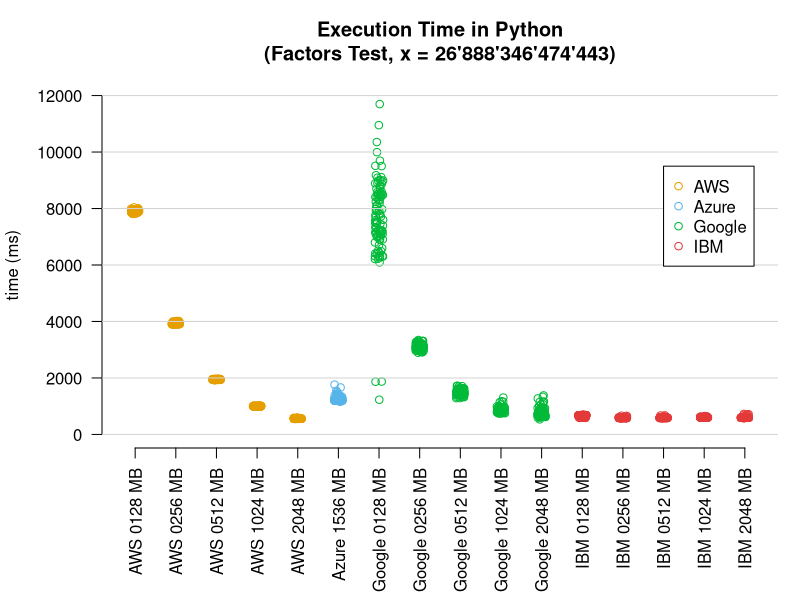

This chart was generated by the following R code:
input <- read.csv("raw_general_python.csv",header=T,sep=",")
#png(file = "scatterplot_general_python.png", width=1500, height=1000, units="px", pointsize=24)
pdf(file = "scatterplot_general_python.pdf", width=10.5, height=7)
par(mar=c(7.5,5,4,1)+.1)
stripchart(input$measured_ms ~ input$name, pch = 21, frame = FALSE, vertical = TRUE, method = "jitter", las=2, main = "Execution Time in Python\n(Factors Test, x = 26'888'346'474'443)", xlab = "", ylab = "", ylim = c(0, 12000),
col = c("#E69F00", "#E69F00", "#E69F00", "#E69F00", "#E69F00", "#56B4E9", "#00BA38", "#00BA38", "#00BA38", "#00BA38", "#00BA38", "#E33939", "#E33939", "#E33939", "#E33939", "#E33939"))
title(ylab = "time (ms)", mgp=c(4,1,1))
grid (NULL,NULL,nx=0,col = "lightgray")
legend(14, 9500, legend=c("AWS", "Azure", "Google", "IBM"),
col=c("#E69F00", "#56B4E9", "#00BA38", "#E33939"),
pch=c(21,21,21,21), cex=1, bg="white")
